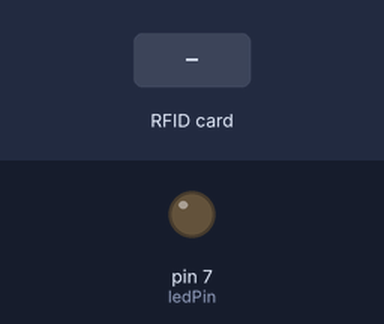
Bench run of a sketch on a simulated Arduino Uno, built with avr-gcc and run on an emulated ATmega328P. On the bench: output pins drawn as LEDs (lit = HIGH). The inputs (shaded band) are chosen by the test bench. Pins used as bus, display or sensor lines are not drawn; what the sketch prints to the serial monitor is not drawn.

Above: at 1.2 s.
1.3 s: RFID card 5E 7A 19 C4 held to the reader
At 1.8 s:
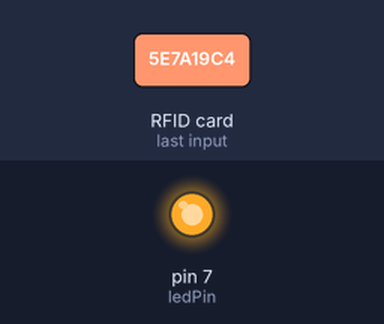
Timing chart, 0 to 4.3 s (numbered marks = the images above; inputs shaded):
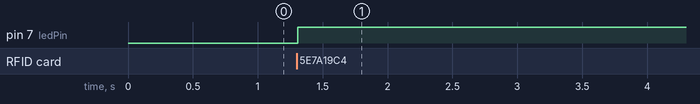

The sketch:

auslesen.ino
```cpp
/*--------------------------
  Code Anätze von Rudy Schlaf for www.makecourse.com
	DATE:		2/2014
----------------------------*/

#include <SPI.h>//include the SPI bus library
#include <MFRC522.h>//include the RFID reader library

#define SS_PIN 10  //slave select pin
#define RST_PIN 5  //reset pin
MFRC522 mfrc522(SS_PIN, RST_PIN); // instatiate a MFRC522 reader object
MFRC522::MIFARE_Key key; //create a MIFARE_Key struct named 'key', which will hold the card information

const int ledPin = 7; // LED uses Pin 7

void setup() {
        Serial.begin(9600); // Initialize serial communications with the PC
        SPI.begin(); // Init SPI bus
        mfrc522.PCD_Init(); // Init MFRC522 card (PCD means: proximity coupling device)

        for (byte i = 0; i < 6; i++) {
                key.keyByte[i] = 0xFF; //keyByte is defined in the "MIFARE_Key" 'struct' definition in the .h file of the library
          pinMode(ledPin, OUTPUT);
        }
}

int block=2; //this is the block number. The code  will write into it and then read it

byte readbackblock[18]; //This array is used for reading out a block. The MIFARE_Read method requires a buffer that is at least 18 bytes to hold the 16 bytes of a block

void loop()
{

  /*---------------------establishing contact with the tag----------------------------*/

  // This will look for new cards (PICC means: proximity integrated circuit card)
	if ( ! mfrc522.PICC_IsNewCardPresent()) { //if PICC_IsNewCardPresent returns 1, a new card has been found and we continue
		return; //if it did not find a new card it returns a 0 and the code returna to the start of the loop
	}

	// This will select one of the cards
	if ( ! mfrc522.PICC_ReadCardSerial()) { //if PICC_ReadCardSerial returns 1, the "uid" struct contains the ID of the read card
		return; //if it returns a 0 something went wrong and it returns to the start of the loop
	}

  /*---------------------writing and reading a block on the card------------------------*/

         readBlock(block, readbackblock); //read the block back
         for (int j=0 ; j<16 ; j++) //print the block contents
         {
           Serial.write (readbackblock[j]); //Serial.write() transmits the ASCII numbers as human readable characters to serial monitor
         }
         Serial.println("");
         digitalWrite(ledPin, HIGH);
}

  /*--------------------------writing the block-----------------------------------------*/

int readBlock(int blockNumber, byte arrayAddress[])
{
  int largestModulo4Number=blockNumber/4*4;
  int trailerBlock=largestModulo4Number+3; //determine trailer block for the sector

  /*------------------------authentication of the desired block for access--------------*/

  byte status = mfrc522.PCD_Authenticate(MFRC522::PICC_CMD_MF_AUTH_KEY_A, trailerBlock, &key, &(mfrc522.uid));

  if (status != MFRC522::STATUS_OK) { // if the authentication is not approved, give me the following line
         Serial.print("PCD_Authenticate() failed (read): ");
         Serial.println(mfrc522.GetStatusCodeName(status));
         return 3;//return "3" as error message
  }

  /*-----------------------reading a block--------------------------------------------*/

  byte buffersize = 18; //it needs to define a variable with the read buffer size, since the MIFARE_Read method below needs a pointer to the variable that contains the size
  status = mfrc522.MIFARE_Read(blockNumber, arrayAddress, &buffersize); //&buffersize is a pointer to the buffersize variable, MIFARE_Read requires a pointer instead of just a number
  if (status != MFRC522::STATUS_OK) {
          Serial.print("MIFARE_read() failed: ");
          Serial.println(mfrc522.GetStatusCodeName(status));
          return 4; //return "4" as error message
  }
}
```

Measured:
- after the input at 1.3 s, pin 7 (ledPin): LOW → HIGH at once
